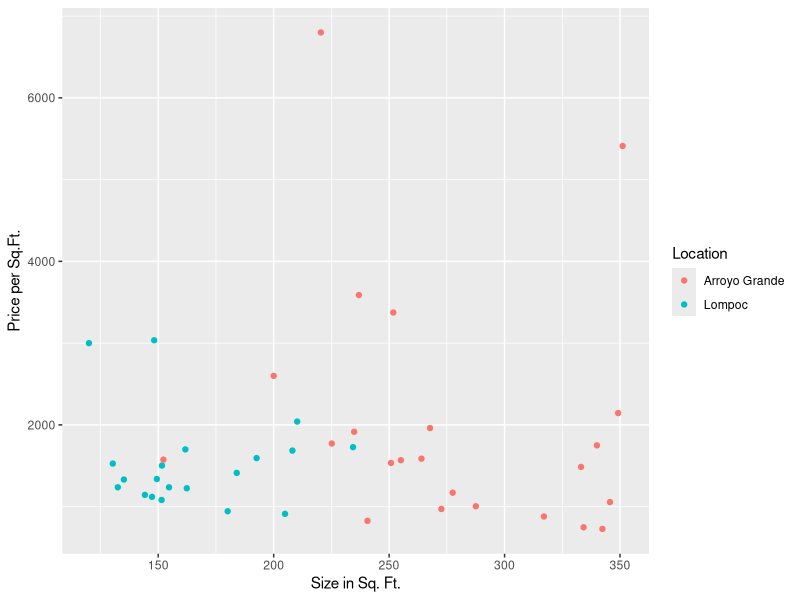

Recreate this plot in R. (Note: this script raises an error after producing the figure.)
#Set Working Directory
setwd("C:\\Users\\rohan\\Downloads")

#Import real estate dataset
real <- read.csv('RealEstate.csv',header=T,stringsAsFactors=F)

#EDA to choose the house locations
library(data.table)
real <- data.table(real)
eda <- real[,.(Avg_price = mean(Price),House_count = length(MLS)),by=.(Location)]
real <- data.frame(real)

#Subset the data for SVM
real <- real[which(real$Location %in% c('Arroyo Grande','Lompoc')),]
real <- real[,c('Location','Price.SQ.Ft','Size')]

#Create training and test dataset
## 75% of the sample size
smp_size <- floor(0.80 * nrow(real))

## set the seed to make your partition reproductible
set.seed(123)
train_ind <- sample(seq_len(nrow(real)), size = smp_size)

train <- real[train_ind, ]
test <- real[-train_ind, ]

#Import library
library(ggplot2)

#Scatter Plot
ggplot(train,aes(y=Size,x=Price.SQ.Ft,color=Location)) +
  geom_point() +  labs(x = 'Size in Sq. Ft.',y='Price per Sq.Ft.')

#Apply SVM on training set
library(e1071)
class.f <- train[,'Location']
model <- svm(Location~.,data=train,kernel='linear',type='C-classification',scale='FALSE')

#Plot
#Get parameters of hyperplane
w <- t(model$coefs) %*% model$SV
b <- -model$rho

#Equation of hyperplane => w[1,1]*x + w[1,2]*y + b = 0

#Plot the data with the separating hyperplane
ggplot(train,aes(y=Size,x=Price.SQ.Ft,color=Location)) +
  geom_point() +  
  geom_abline(intercept=-b/w[1,2],slope=-w[1,1]/w[1,2],colour='blue',linetype='dashed')+
  labs(x = 'Size in Sq. Ft.',y='Price per Sq.Ft.')
  


